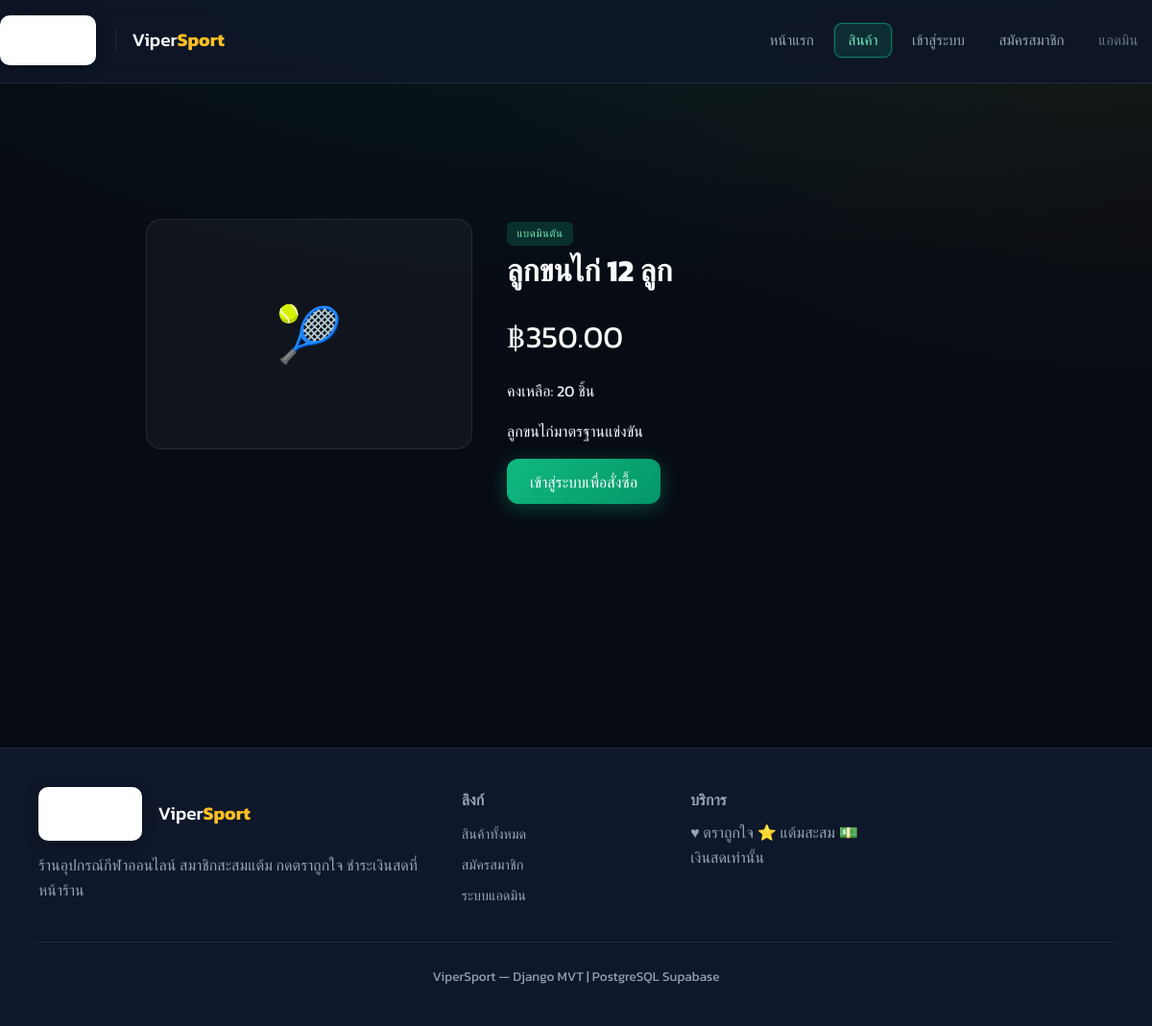
The app's page /products/8/ with its own data.
### shop/models.py (models this page shows, shortened)
class Product(models.Model):
    category = models.ForeignKey(
        Category,
        on_delete=models.PROTECT,
        related_name='products',
        verbose_name='หมวดหมู่',
    )
    name = models.CharField('ชื่อสินค้า', max_length=200)
    description = models.TextField('รายละเอียด', blank=True)
    price = models.DecimalField(
        'ราคา (บาท)',
        max_digits=10,
        decimal_places=2,
        validators=[MinValueValidator(0)],
    )
    stock = models.PositiveIntegerField('คงเหลือ', default=0)
    image = models.ImageField('รูปภาพ', upload_to='products/', blank=True, null=True)
    is_active = models.BooleanField('เปิดขาย', default=True)
    created_at = models.DateTimeField(auto_now_add=True)
    updated_at = models.DateTimeField(auto_now=True)
    class Meta:
        verbose_name = 'สินค้า'
        verbose_name_plural = 'สินค้า'
        ordering = ['-created_at']

class Category(models.Model):
    name = models.CharField('หมวดหมู่', max_length=100)
    slug = models.SlugField(unique=True)
    description = models.TextField(blank=True)
    class Meta:
        verbose_name = 'หมวดหมู่'
        verbose_name_plural = 'หมวดหมู่'
        ordering = ['name']

### shop/views.py (the view)
# urls.py: path('products/<int:pk>/', views.product_detail, name='product_detail'),
def product_detail(request, pk):
    product = get_object_or_404(Product, pk=pk, is_active=True)
    is_favorite = False
    if request.user.is_authenticated:
        profile = get_or_create_profile(request.user)
        is_favorite = Favorite.objects.filter(member=profile, product=product).exists()
    return render(request, 'shop/product_detail.html', {
        'product': product,
        'is_favorite': is_favorite,
    })

### shop/context_processors.py (called while the page is built)
def cart_context(request):
    cart = request.session.get('cart', {})
    count = sum(item.get('qty', 0) for item in cart.values())
    return {'cart_count': count}

### templates/shop/product_detail.html (shortened to what this page needs)
{% extends 'base.html' %}
{% block content %}
<div class="container detail-page">
  <div class="detail-layout">
  <div>
    {% if product.image %}
    <img src="{{ product.image.url }}" alt="{{ product.name }}" class="detail-img">
    {% else %}
    <div class="placeholder-img detail-img">🎾</div>
    {% endif %}
  </div>
  <div class="detail-panel">
    <span class="badge">{{ product.category.name }}</span>
    <h1>{{ product.name }}</h1>
    <p class="price" style="font-size:2rem;margin:1rem 0">฿{{ product.price }}</p>
    <p class="stock mb-2">คงเหลือ: {{ product.stock }} ชิ้น</p>
    <p>{{ product.description|linebreaks }}</p>
    <div class="actions mt-2">
      {% if user.is_authenticated %}
      <form method="post" action="{% url 'toggle_favorite' product.pk %}" style="display:inline">
        {% csrf_token %}
        <input type="hidden" name="next" value="{% url 'product_detail' product.pk %}">
        <button type="submit" class="fav-btn {% if is_favorite %}active{% endif %}">
          {% if is_favorite %}♥ ตราถูกใจ{% else %}♡ กดตราถูกใจ{% endif %}
        </button>
      </form>
      {% if product.stock > 0 %}
      <form method="post" action="{% url 'cart_add' product.pk %}" style="display:inline">
        {% csrf_token %}
        <button type="submit" class="btn">ใส่ตะกร้า</button>
      </form>
      {% else %}
      <span class="badge" style="background:#dc2626">สินค้าหมด</span>
      {% endif %}
      {% else %}
      <a href="{% url 'member_login' %}?next={% url 'product_detail' product.pk %}" class="btn">เข้าสู่ระบบเพื่อสั่งซื้อ</a>
      {% endif %}
    </div>
  </div>
  </div>
</div>
{% endblock %}

### static/css/style.css (style rules this page uses)
:root { --primary: #10b981; --primary-glow: rgba(16, 185, 129, 0.35); --primary-dark: #059669; --accent: #fbbf24; --accent-glow: rgba(251, 191, 36, 0.25); --danger: #ef4444; --bg: #070b14; --bg-elevated: #0f172a; --bg-card: #141c2e; --bg-card-hover: #1a2540; --text: #f8fafc; --muted: #94a3b8; --border: rgba(148, 163, 184, 0.15); --radius: 16px; --shadow: 0 20px 40px rgba(0, 0, 0, 0.45); --font: 'Kanit', system-ui, sans-serif; }
* { box-sizing: border-box; margin: 0; padding: 0; }
html { scroll-behavior: smooth; width: 100%; overflow-x: hidden; }
body { font-family: var(--font); background: var(--bg); color: var(--text); min-height: 100vh; width: 100%; overflow-x: hidden; line-height: 1.65; background-image: radial-gradient(ellipse 80% 50% at 50% -20%, rgba(16, 185, 129, 0.12), transparent), radial-gradient(ellipse 60% 40% at 100% 0%, rgba(251, 191, 36, 0.06), transparent); }
a { color: var(--primary); text-decoration: none; transition: color 0.2s; }
.container { width: 100%; max-width: 100%; margin: 0 auto; padding-left: clamp(1.25rem, 4vw, 2.5rem); padding-right: clamp(1.25rem, 4vw, 2.5rem); }
.btn { display: inline-flex; align-items: center; justify-content: center; gap: 0.4rem; padding: 0.65rem 1.5rem; background: linear-gradient(135deg, var(--primary), var(--primary-dark)); color: #fff; border: none; border-radius: 12px; cursor: pointer; font-family: inherit; font-size: 1rem; font-weight: 500; transition: transform 0.15s, box-shadow 0.2s; box-shadow: 0 4px 20px var(--primary-glow); }
.badge { display: inline-block; padding: 0.2rem 0.65rem; border-radius: 6px; font-size: 0.72rem; font-weight: 500; background: rgba(16, 185, 129, 0.2); color: #6ee7b7; text-transform: uppercase; letter-spacing: 0.04em; }
.placeholder-img { display: flex; align-items: center; justify-content: center; height: clamp(180px, 20vw, 260px); background: linear-gradient(160deg, #1e293b 0%, #0f172a 100%); font-size: 3.5rem; width: 100%; }
.detail-page { width: 100%; min-height: calc(100vh - 220px); display: flex; justify-content: center; align-items: center; padding: clamp(1.5rem, 4vh, 3rem) clamp(1.25rem, 4vw, 2.5rem); box-sizing: border-box; }
.detail-layout { display: grid; grid-template-columns: minmax(0, 300px) minmax(260px, 480px); gap: clamp(1.5rem, 3vw, 2.5rem); align-items: start; width: fit-content; max-width: 100%; }
@media (min-width: 1200px) { .detail-layout { grid-template-columns: minmax(0, 340px) minmax(280px, 520px); } }
.detail-img { width: 100%; max-width: 300px; max-height: 300px; border-radius: var(--radius); border: 1px solid var(--border); object-fit: contain; background: rgba(255, 255, 255, 0.04); }
@media (min-width: 1200px) { .detail-img { max-width: 340px; max-height: 340px; } }
.detail-panel { width: 100%; }
.actions { display: flex; gap: 0.6rem; flex-wrap: wrap; align-items: center; }
.mt-2 { margin-top: 1rem; }
.mb-2 { margin-bottom: 1rem; }

### records on screen
Product: category.name "แบดมินตัน", name "ลูกขนไก่ 12 ลูก", price "350.00", stock "20", description "ลูกขนไก่มาตรฐานแข่งขัน"
